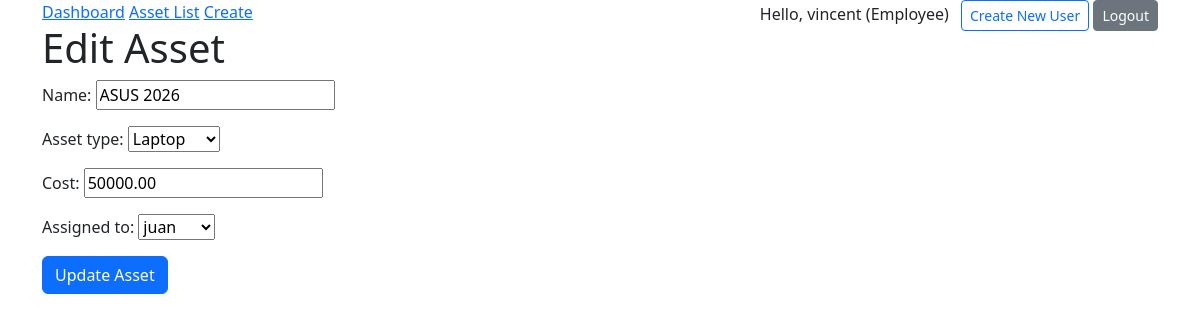
/update/1/ (signed in), run on the app's committed database.
### assets/models.py (models this page shows, shortened)
class User(AbstractUser):
    ROLE_CHOICES = (
        ('ADMIN', 'Administrator'),
        ('MANAGER', 'Manager'),
        ('EMPLOYEE', 'Employee'),
    )
    role = models.CharField(max_length=20, choices=ROLE_CHOICES, default='EMPLOYEE')
    @property
    def is_manager_or_admin(self):
        return self.role in ['ADMIN', 'MANAGER'] or self.is_superuser

class TimeStampedModel(models.Model):
    created_at = models.DateTimeField(auto_now_add=True)
    updated_at = models.DateTimeField(auto_now=True)
    class Meta:
        abstract = True

class Asset(TimeStampedModel):
    ASSET_TYPES = (
        ('LAPTOP', 'Laptop'),
        ('MONITOR', 'Monitor'),
        ('PHONE', 'Phone'),
        ('FURNITURE', 'Furniture'),
    )
    name = models.CharField(max_length=100)
    asset_type = models.CharField(max_length=20, choices=ASSET_TYPES)
    cost = models.DecimalField(max_digits=10, decimal_places=2)
    assigned_to = models.ForeignKey(User, on_delete=models.SET_NULL, null=True, blank=True, related_name='assets')
    history = HistoricalRecords()

### assets/views.py (the view)
# urls.py: path('update/<int:pk>/', AssetUpdateView.as_view(), name='asset-update'),
class AssetUpdateView(ManagerOrAdminRequiredMixin, UpdateView):
    model = Asset
    template_name = 'assets/asset_form.html'
    fields = ['name', 'asset_type', 'cost', 'assigned_to']
    success_url = reverse_lazy('asset-list')

### assets/mixins.py (called while the page is built)
    def dispatch(self, request, *args, **kwargs):
        if not request.user.is_authenticated:
            raise PermissionDenied('You must be logged in.')
        if not request.user.is_manager_or_admin:
            raise PermissionDenied('You must be a Manager or Administrator to perform this action.')
        return super().dispatch(request, *args, **kwargs)

### assets/templates/assets/asset_form.html (shortened to what this page needs)
{% extends "assets/base.html" %}
{% block content %}
    <h1>{% if form.instance.pk %}Edit Asset{% else %}Create New Asset{% endif %}</h1>
    <form method="post">
        {{ form.as_p }}
        <button type="submit" class="btn btn-primary">
            {% if form.instance.pk %}Update Asset{% else %}Save Asset{% endif %}
        </button>
    </form>
{% endblock %}

### assets/templates/assets/base.html (shortened to what this page needs)
<!DOCTYPE html>
<html>
<head>
    <link href="https://cdn.jsdelivr.net/npm/bootstrap@5.3.8/dist/css/bootstrap.min.css" rel="stylesheet">
</head>
<body class="container">
    <nav>
        <a href="{% url 'dashboard' %}">Dashboard</a>
        <a href="{% url 'asset-list' %}">Asset List</a>
        <a href="{% url 'asset-create' %}">Create</a>
        <div style="float:right">
            {% if user.is_authenticated %}
                <span>Hello, {{ user.username }} ({{ user.get_role_display }})</span>
                {% if user.is_manager_or_admin %}
                    <a href="{% url "register" %}" class="btn btn-outline-primary btn-sm ms-2">Create New User</a>
                {% endif %}
                <form action="{% url "logout" %}" method="post" style="display:inline">
                    <button type="submit" class="btn btn-secondary btn-sm">Logout</button>
                </form>
            {% else %}
                <a href="{% url 'login' %}" class="btn btn-primary btn-sm">Login</a>
            {% endif %}
        </div>
    </nav>
    {% block content %}{% endblock %}
</body>
</html>

### data on the page
User: username "vincent", role "Employee"
Asset: name "ASUS 2026", asset_type "Laptop", cost "50000.00", assigned_to "juan"
